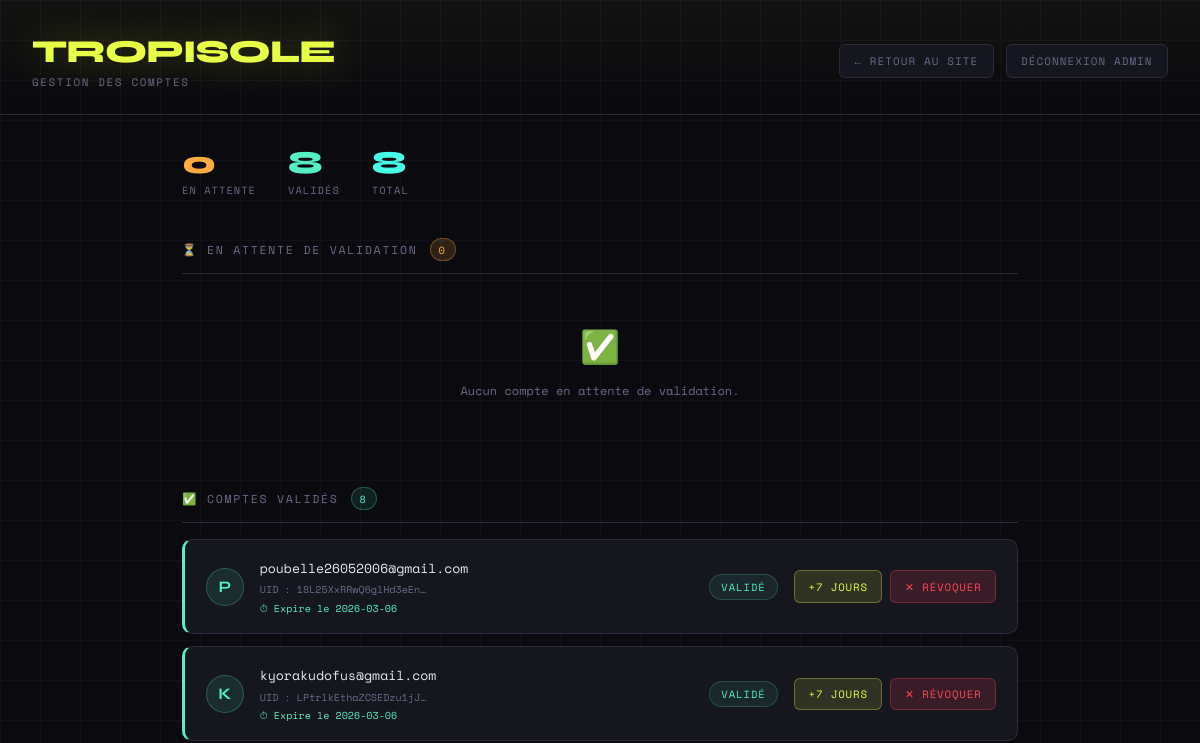
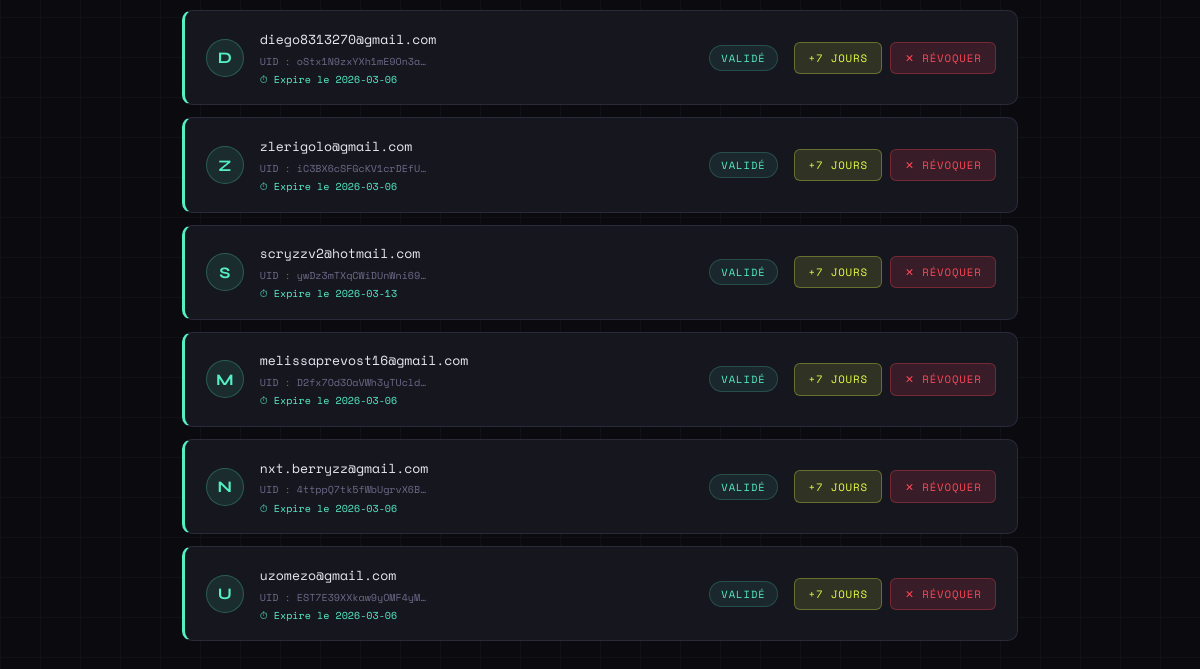
Before: /admin (signed in) with the older database file (2 pictures, top to bottom).
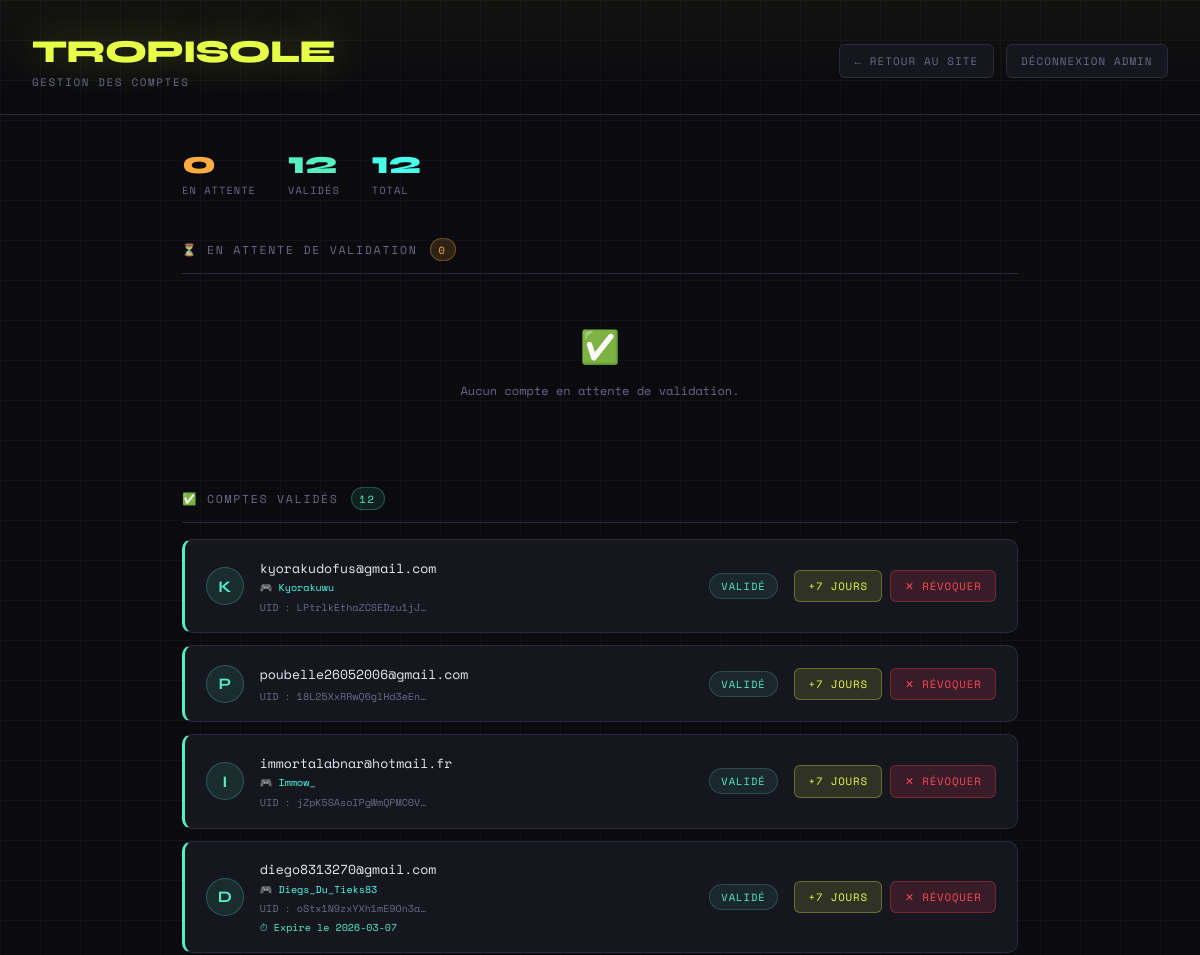
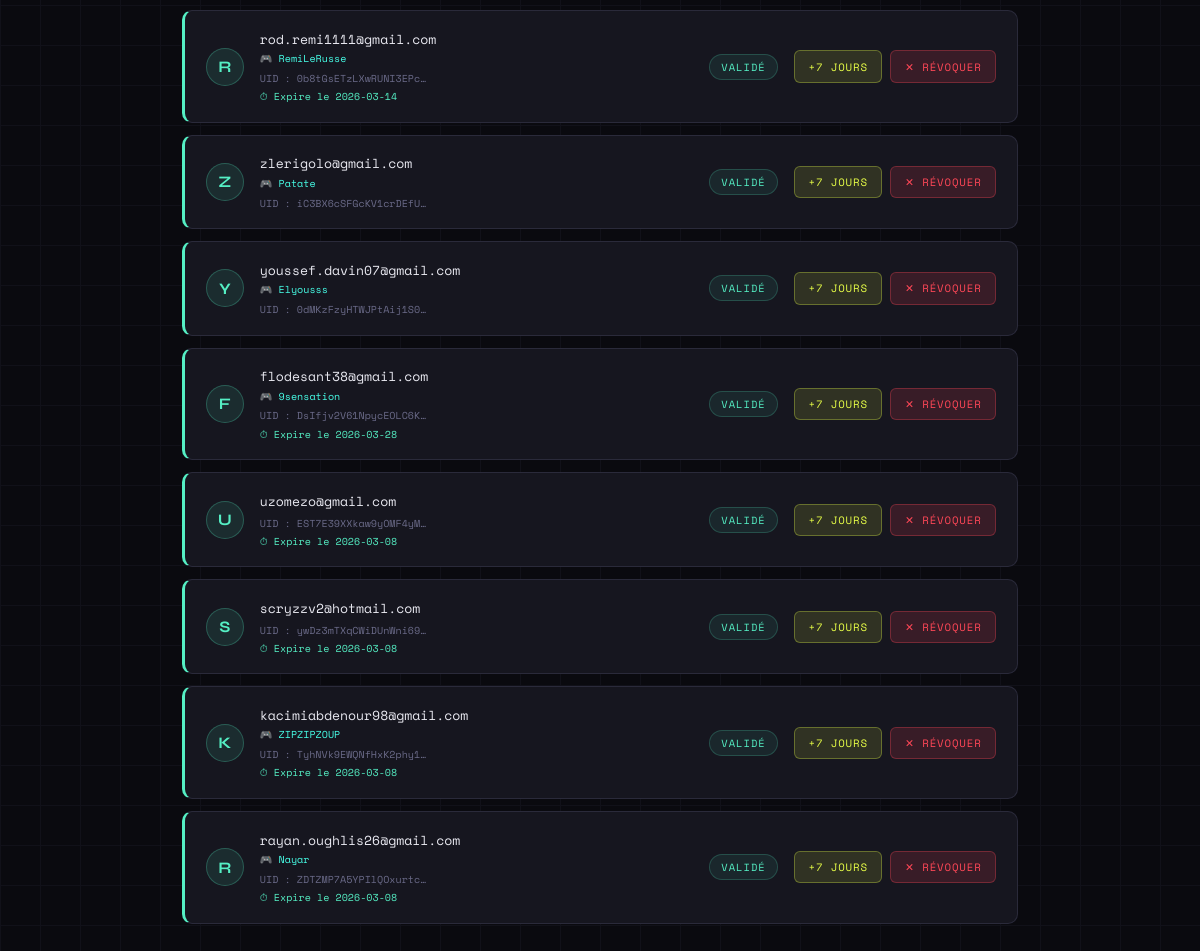
After: the same page with the newer database file (2 pictures, top to bottom).
### tables this page shows
CREATE TABLE users (firebase_uid TEXT PRIMARY KEY, device_id TEXT NOT NULL, validated INTEGER NOT NULL DEFAULT 0, email TEXT, created_at TEXT, username TEXT, expires_at TEXT);

### app.py (the view)
@app.route('/admin', methods=['GET', 'POST'])
def admin():
    error = None
    if request.method == 'POST' and 'password' in request.form:
        if request.form['password'] == ADMIN_PASSWORD:
            session['is_admin'] = True
        else:
            error = "Mot de passe incorrect."
    if not session.get('is_admin'):
        return render_template('admin_login.html', error=error)
    conn = sqlite3.connect(DB_PATH)
    conn.row_factory = sqlite3.Row
    pending   = [dict(r) for r in conn.execute("SELECT * FROM users WHERE validated = 0 ORDER BY created_at DESC").fetchall()]
    validated = [dict(r) for r in conn.execute("SELECT * FROM users WHERE validated = 1 ORDER BY created_at DESC").fetchall()]
    conn.close()
    for u in pending + validated:
        if not u.get('email'):
            try:
                fb_user = auth.get_user(u['firebase_uid'])
                u['email'] = fb_user.email
                conn = sqlite3.connect(DB_PATH)
                conn.execute("UPDATE users SET email = ? WHERE firebase_uid = ?", (fb_user.email, u['firebase_uid']))
                conn.commit()
                conn.close()
            except Exception:
                u['email'] = None
    now = datetime.now(timezone.utc)
    now_date  = now.strftime("%Y-%m-%d")
    warn_date = (now + timedelta(days=2)).strftime("%Y-%m-%d")
    return render_template('admin.html', pending=pending, validated=validated,
                           now_date=now_date, warn_date=warn_date)

### app.py (called while the page is built, shortened)
@app.before_request
def security_check():
    public = ['/login', '/firebase-auth', '/logout', '/admin', '/admin/validate', '/admin/refuse', '/admin/logout']
    if request.path.startswith('/static') or request.path in public:
        return

### templates/admin.html (shortened to what this page needs)
<!DOCTYPE html>
<html lang="fr">
<head>
</head>
<body>
<header>
  <div>
    <div class="logo-title">TROPISOLE</div>
    <div class="logo-sub">Gestion des comptes</div>
  </div>
  <div class="header-actions">
    <a href="/" class="btn-sm">← Retour au site</a>
    <a href="/admin/logout" class="btn-sm">Déconnexion admin</a>
  </div>
</header>
<main>
  <div class="stats-bar">
    <div class="stat">
      <div class="num pending-color">{{ pending|length }}</div>
      <div class="lbl">En attente</div>
    </div>
    <div class="stat">
      <div class="num valid-color">{{ validated|length }}</div>
      <div class="lbl">Validés</div>
    </div>
    <div class="stat">
      <div class="num total-color">{{ pending|length + validated|length }}</div>
      <div class="lbl">Total</div>
    </div>
  </div>
  <div>
    <div class="section-title">
      ⏳ En attente de validation
      <span class="badge">{{ pending|length }}</span>
    </div>
    {% if pending %}
    <div class="user-list" style="margin-top:1rem;">
      {% for u in pending %}
      <div class="user-card pending">
        <div class="user-avatar pending">{{ (u.email or '?')[0].upper() }}</div>
        <div class="user-info">
          <div class="user-email">{{ u.email or '(email inconnu)' }}</div>
          {% if u.username %}
          <div class="user-meta" style="color:var(--accent2);margin-top:.15rem;">🎮 {{ u.username }}</div>
          {% endif %}
          <div class="user-meta">
            UID : {{ u.firebase_uid[:20] }}…
            {% if u.created_at %} · Inscrit le {{ u.created_at[:10] }}{% endif %}
          </div>
        </div>
        <span class="user-status pending">En attente</span>
        <div class="user-actions">
          <form method="POST" action="/admin/validate" style="display:inline;">
            <input type="hidden" name="uid" value="{{ u.firebase_uid }}" />
            <button type="submit" class="btn-validate">✓ Valider</button>
          </form>
          <button class="btn-refuse" onclick="confirmRefuse('{{ u.firebase_uid }}', '{{ u.email or u.firebase_uid }}')">✕ Refuser</button>
        </div>
      </div>
      {% endfor %}
    </div>
    {% else %}
    <div class="empty">
      <span class="icon">✅</span>
      Aucun compte en attente de validation.
    </div>
    {% endif %}
  </div>
  <div>
    <div class="section-title">
      ✅ Comptes validés
      <span class="badge valid">{{ validated|length }}</span>
    </div>
    {% if validated %}
    <div class="user-list" style="margin-top:1rem;">
      {% for u in validated %}
      <div class="user-card validated">
        <div class="user-avatar validated">{{ (u.email or '?')[0].upper() }}</div>
        <div class="user-info">
          <div class="user-email">{{ u.email or '(email inconnu)' }}</div>
          {% if u.username %}
          <div class="user-meta" style="color:var(--accent2);margin-top:.15rem;">🎮 {{ u.username }}</div>
          {% endif %}
          <div class="user-meta">
            UID : {{ u.firebase_uid[:20] }}…
          </div>
          {% if u.expires_at %}
          <div class="expiry {% if u.expires_at[:10] < now_date %}expired{% elif u.expires_at[:10] <= warn_date %}warning{% else %}ok{% endif %}">
            ⏱ Expire le {{ u.expires_at[:10] }}
          </div>
          {% endif %}
        </div>
        <span class="user-status validated">Validé</span>
        <div class="user-actions">
          <form method="POST" action="/admin/extend" style="display:inline;">
            <button type="submit" class="btn-extend">+7 jours</button>
          </form>
          <button class="btn-refuse" onclick="confirmRefuse('{{ u.firebase_uid }}', '{{ u.email or u.firebase_uid }}')">✕ Révoquer</button>
        </div>
      </div>
      {% endfor %}
    </div>
    {% else %}
    <div class="empty">
      <span class="icon">👤</span>
      Aucun compte validé pour l'instant.
    </div>
    {% endif %}
  </div>
</main>
</body>
</html>

Changed rows visible on the page:
removed users: email "M", email "melissaprevost16@gmail.com", firebase_uid "D2fx7Od3OaVWh3yTUcld", expires_at "2026-03-06"
removed users: email "N", email "nxt.berryzz@gmail.com", firebase_uid "4ttppQ7tk5fWbUgrvX6B", expires_at "2026-03-06"
changed users "kyorakudofus@gmail.com": username (not shown) → "Kyorakuwu"; expires_at "2026-03-06" → (not shown); moves up the list
changed users "poubelle26052006@gmail.com": expires_at "2026-03-06" → (not shown)
added users: email "I", email "immortalabnar@hotmail.fr", username "Immow_", firebase_uid "jZpK5SAsoIPgWmQPMC0V"
changed users "diego8313270@gmail.com": username (not shown) → "Diegs_Du_Tieks83"; expires_at "2026-03-06" → "2026-03-07"
added users: email "R", email "rod.remi1111@gmail.com", username "RemiLeRusse", firebase_uid "0b8tGsETzLXwRUNI3EPc", expires_at "2026-03-14"
changed users "zlerigolo@gmail.com": username (not shown) → "Patate"; expires_at "2026-03-06" → (not shown)
added users: email "Y", email "youssef.davin07@gmail.com", username "Elyousss", firebase_uid "0dMKzFzyHTWJPtAij1S0"
added users: email "F", email "flodesant38@gmail.com", username "9sensation", firebase_uid "DsIfjv2V61NpycEOLC6K", expires_at "2026-03-28"
changed users "uzomezo@gmail.com": expires_at "2026-03-06" → "2026-03-08"; moves up the list
changed users "scryzzv2@hotmail.com": expires_at "2026-03-13" → "2026-03-08"
added users: email "K", email "kacimiabdenour98@gmail.com", username "ZIPZIPZOUP", firebase_uid "TyhNVk9EWQNfHxK2phy1", expires_at "2026-03-08"
added users: email "R", email "rayan.oughlis26@gmail.com", username "Nayar", firebase_uid "ZDTZMP7A5YPIlQOxurtc", expires_at "2026-03-08"
Other visible differences:
{{ validated|length }}: "8" → "12"
{{ pending|length + validated|length }}: "8" → "12"
